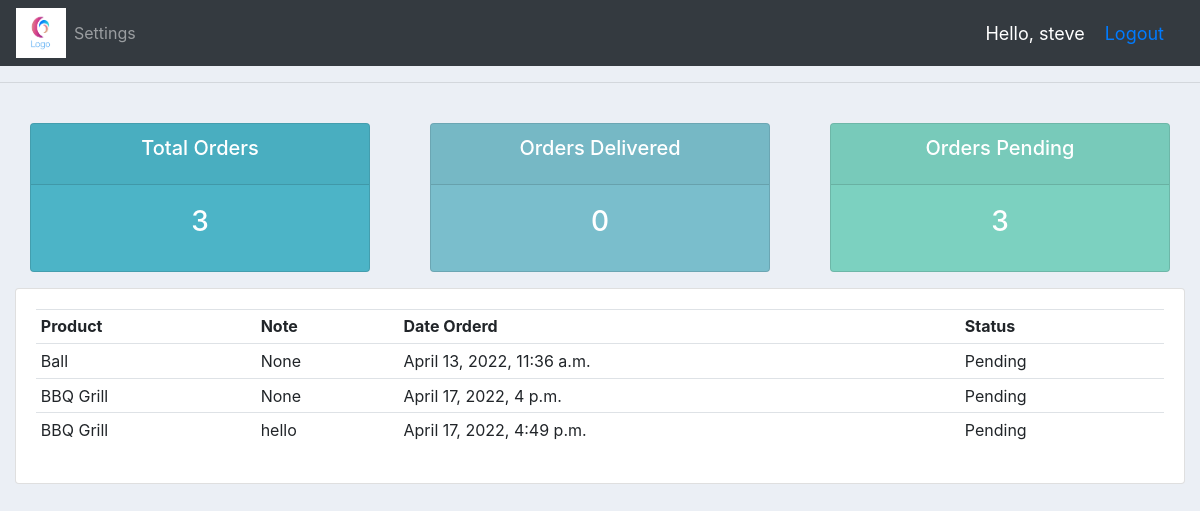
The page /user/ (signed in) on the database its author committed.
### accounts/models.py (models this page shows)
class Order(models.Model):
    STATUS = (
        ('Pending', 'Pending'),
		('Out for delivery', 'Out for delivery'),
		('Delivered', 'Delivered'),
	)
    customer = models.ForeignKey(Customer,null = True,on_delete= models.SET_NULL)
    product = models.ForeignKey(Product,null = True,on_delete= models.SET_NULL)
    date_created = models.DateTimeField(auto_now_add = True, null = True)
    status = models.CharField(max_length=200, null= True,choices=STATUS)
    note = models.CharField(max_length=1000, null= True)
    def __str__(self) -> str:
        return self.customer.name + " - " + self.product.name

class Product(models.Model):
    CATEGORY = (
			('Indoor', 'Indoor'),
			('Out Door', 'Out Door'),
	)
    name = models.CharField(max_length=200, null= True)
    price = models.FloatField(null=True)
    category = models.CharField(max_length=200, null= True,choices=CATEGORY)
    description =models.CharField(max_length=200, null= True)
    date_created = models.DateTimeField(auto_now_add = True, null = True)
    tags = models.ManyToManyField(Tag)
    def __str__(self) -> str:
        return self.name

### accounts/decorators.py (the view)
        def wrapper_func(request,*args,**kwargs):
            group = None
            if request.user.groups.exists():
                group = request.user.groups.all()[0].name
            if group in allowed_roles:
                return view_func(request,*args,**kwargs)
            return HttpResponse('You are not authorized to view this page')

### accounts/views.py (called while the page is built)
@login_required(login_url='login')
@allowed_users(allowed_roles=['customers'])
def userPage(request):
    orders = request.user.customer.order_set.all()
    orders_count = orders.count()
    orders_delivered_count = orders.filter(status ="Delivered").count()
    orders_pending_count = orders.filter(status ="Pending").count()
    print('ORDERS:',orders)
    context = { 'orders':orders,
                'orders_count':orders_count,
                'orders_delivered_count':orders_delivered_count,
                'orders_pending_count':orders_pending_count
            }
    return render(request,'accounts/user.html',context)

### accounts/templates/accounts/user.html
{% extends 'accounts/main.html' %}
{% block content %}
{% include 'accounts/status.html' %}
<div class="row">
	<div class="col-md">
		<div class="card card-body">
			<table class="table table-sm">
				<tr>
					<th>Product</th>
					<th>Note</th>
					<th>Date Orderd</th>
					<th>Status</th>
				</tr>
				{% for order in orders %}
				<tr>
					<td>{{order.product}}</td>
					<td>{{order.note}}</td>
					<td>{{order.date_created}}</td>
					<td>{{order.status}}</td>
				</tr>
				{% endfor %}
			</table>
		</div>
	</div>
</div>
{% endblock content %}

### accounts/templates/accounts/main.html (shortened to what this page needs)
{% load static %}
<!DOCTYPE html>
<html lang="en">
<head>
    <link rel="stylesheet" href="https://cdn.jsdelivr.net/npm/bootstrap@4.3.1/dist/css/bootstrap.min.css">
    <link rel="stylesheet" type="text/css" href="{% static 'css/main.css' %}">
</head>
<body>
    {% include 'accounts/navbar.html' %}
    <div class="container-fluid">
    {% block content %}
    {% endblock %}
    </div>
</body>
</html>

### accounts/templates/accounts/navbar.html (shortened to what this page needs)
{% load static %}
<nav class="navbar navbar-expand-lg navbar-dark bg-dark">
    <img src="{% static 'images/logo.png' %}" style="width: 50px; height:50px;">
    <div class="collapse navbar-collapse" id="navbarSupportedContent">
      <ul class="navbar-nav mr-auto">
        {% if request.user.is_staff %}
        <li class="nav-item active">
          <a class="nav-link" href="{% url 'home' %}">Dashboard</a>
        </li>
        <li class="nav-item">
          <a class="nav-link" href="{% url 'products' %}">Products</a>
        </li>
        {% else %}
        <li class="nav-item">
          <a class="nav-link" href="{% url 'account' %}">Settings</a>
        </li>
        {% endif %}
      </ul>
    <span class="hello-msg">Hello, {{request.user}}</span>
    <span class="hello-msg"><a href="{% url 'logout' %}">Logout</a></span>
  </nav>
<hr>

### accounts/templates/accounts/status.html
<br>
<div class="row">
	<div class="col">
		<div class="col-md">
			<div class="card text-center text-white  mb-3" id="total-orders">
			  	<div class="card-header">
			  		<h5 class="card-title">Total Orders</h5>
			  	</div>
			  	<div class="card-body">
			    	<h3 class="card-title">{{orders_count}}</h3>
			  	</div>
			</div>
		</div>
	</div>
	<div class="col">
		<div class="col-md">
			<div class="card text-center text-white  mb-3" id="orders-delivered">
			  	<div class="card-header">
			  		<h5 class="card-title">Orders Delivered</h5>
			  	</div>
			  	<div class="card-body">
			    	<h3 class="card-title">{{orders_delivered_count}}</h3>
			  	</div>
			</div>
		</div>
	</div>
	<div class="col">
		<div class="col-md">
			<div class="card text-center text-white  mb-3" id="orders-pending">
			  	<div class="card-header">
			  		<h5 class="card-title">Orders Pending</h5>
			  	</div>
			  	<div class="card-body">
			    	<h3 class="card-title">{{orders_pending_count}}</h3>
			  	</div>
			</div>
		</div>
	</div>
</div>

### static/css/main.css (style rules this page uses)
body { background-color: #ebeff5; }
#total-orders { background-color: #4cb4c7; }
#orders-delivered { background-color: #7abecc; }
#orders-pending { background-color: #7CD1C0; }

### accounts/templates/accounts/navbar.html (style rules this page uses)
.hello-msg { font-size: 18px; color: #fff; margin-right: 20px; }

### rows shown on the page
Order: product "Ball", note "None", date_created "April 13, 2022, 11:36 a.m.", status "Pending"
Order: product "BBQ Grill", note "None", date_created "April 17, 2022, 4 p.m.", status "Pending"
Order: product "BBQ Grill", note "hello", date_created "April 17, 2022, 4:49 p.m.", status "Pending"

### other values the page prints
{{ request.user }} "steve"
{{ orders_count }} "3"
{{ orders_delivered_count }} "0"
{{ orders_pending_count }} "3"
